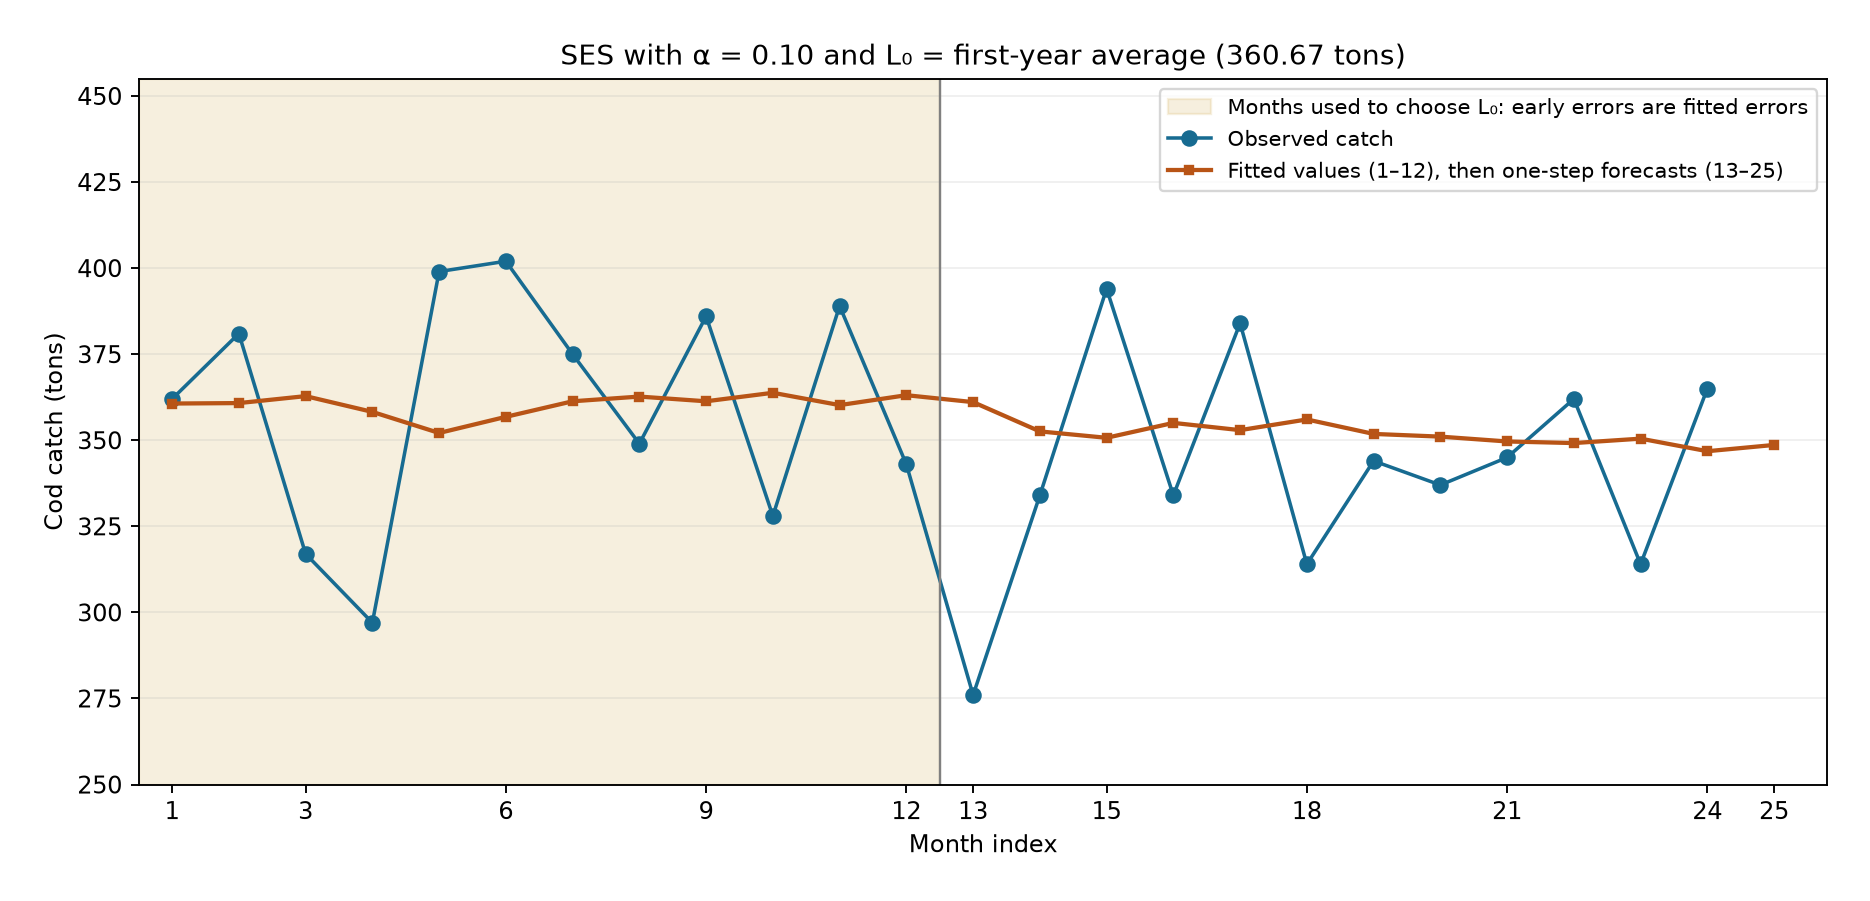

Recreate this plot in Python.
"""SES from time zero using first-year mean. Deterministic; no seed needed."""
from pathlib import Path
import csv
import matplotlib
matplotlib.use('Agg')
import matplotlib.pyplot as plt

root = Path(__file__).resolve().parent
with (root / 'cod.csv').open() as f:
    y = [float(r['y']) for r in csv.DictReader(f)]
alpha = .10
level = sum(y[:12]) / 12
rows = []
for t, actual in enumerate(y, 1):
    previous = level
    error = actual - previous
    adjustment = alpha * error
    level = previous + adjustment
    rows.append([t, actual, previous, error, adjustment, level])
with (root / 'cod_ses_updates_turn03.csv').open('w', newline='') as f:
    w = csv.writer(f)
    w.writerow(['month', 'actual_tons', 'forecast_or_fitted_value', 'error_actual_minus_forecast', 'adjustment', 'updated_level_next_forecast'])
    w.writerows(rows)
for r in rows:
    print(f'| {r[0]} | {r[1]:.0f} | {r[2]:.2f} | {r[3]:+.2f} | {r[4]:+.2f} | {r[5]:.2f} |')
other = sum(y[:12]) / 12
for actual in y[12:]:
    other = alpha * actual + (1-alpha) * other
print(f'New month-25 forecast={level:.9f}; previous approach={other:.9f}; difference={level-other:.9f}')
fig, ax = plt.subplots(figsize=(11, 5.3))
ax.axvspan(.5, 12.5, color='#d9b86c', alpha=.22,
           label='Months used to choose L₀: early errors are fitted errors')
ax.plot(range(1, 25), y, 'o-', color='#176b91', lw=1.5, label='Observed catch')
ax.plot(range(1, 26), [r[2] for r in rows] + [level], 's-',
        color='#b85416', lw=1.8, markersize=3.5, label='Fitted values (1–12), then one-step forecasts (13–25)')
ax.axvline(12.5, color='gray', lw=1)
ax.set(xlabel='Month index', ylabel='Cod catch (tons)',
       title='SES with α = 0.10 and L₀ = first-year average (360.67 tons)',
       xlim=(.5, 25.8), ylim=(250, 455))
ax.set_xticks([1, 3, 6, 9, 12, 13, 15, 18, 21, 24, 25])
ax.grid(axis='y', alpha=.2)
ax.legend(loc='upper right', fontsize=9)
fig.tight_layout(pad=1.8)
fig.savefig(root / 'cod_ses_turn03.png', dpi=170)
plt.close(fig)
